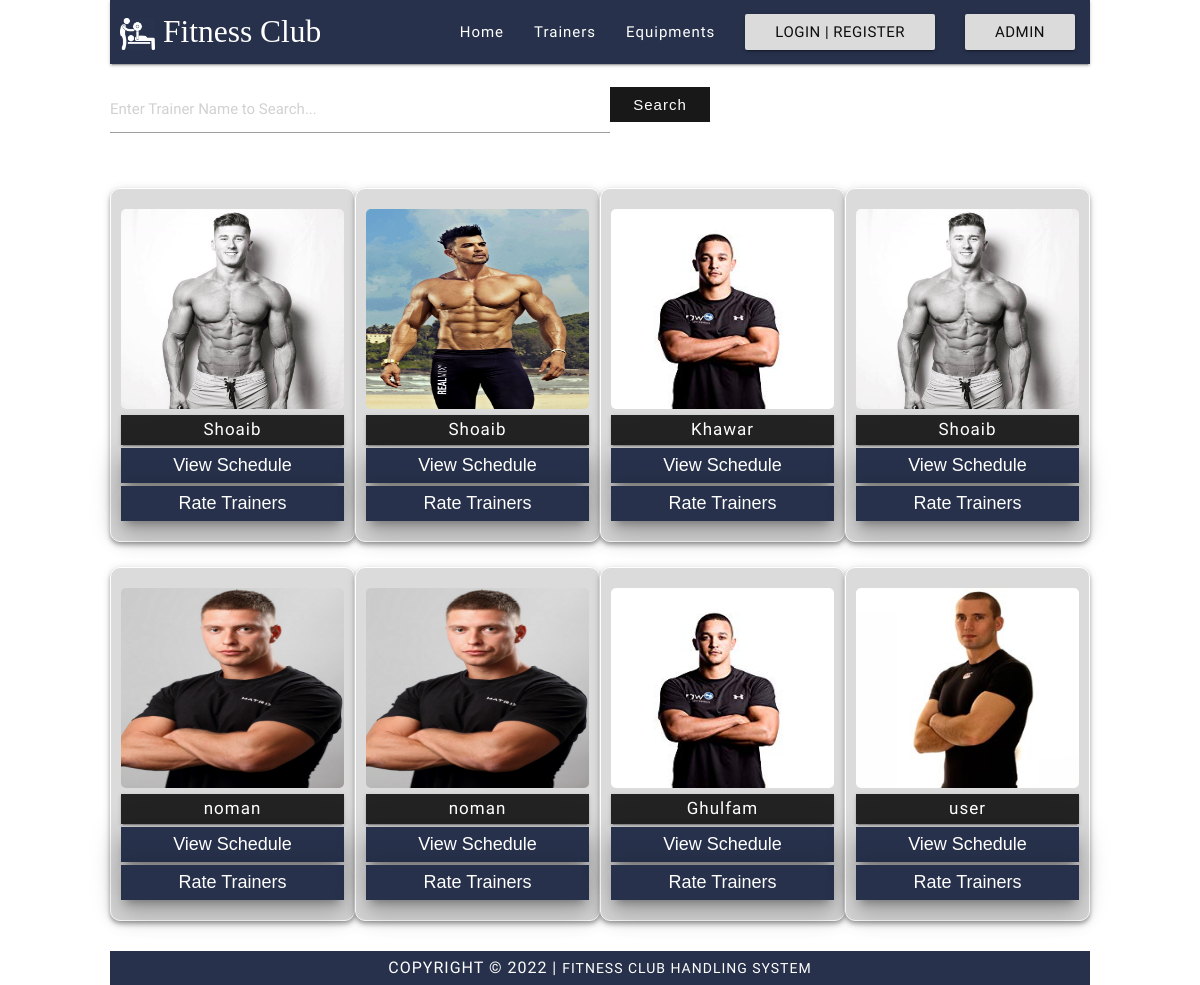
Screenshot of /trainers.php with the database file from the repository.
### tables this page shows
CREATE TABLE `trainers` (
  `trainer_id` int(100) NOT NULL,
  `session_id` int(100) NOT NULL,
  `total_seats` varchar(255) NOT NULL,
  `trainer_image` text NOT NULL,
  `trainer_name` varchar(255) NOT NULL,
  `trainer_details` text NOT NULL,
  `package_name` varchar(50) DEFAULT NULL,
  `training_fee` varchar(20) DEFAULT NULL
);

### trainers.php (the view, shortened to what this page needs)
<?php
include('db/connection.php');
?>
<!DOCTYPE html>
<html lang="en">
<head>
    <link rel="stylesheet" href="css/materialize.min.css">
    <link rel="stylesheet" href="css/style.css">
</head>
<body>
    <div class="wrapper">
        <nav>
            <div class="nav-wrapper">
            <a href="#!" class="brand-logo left"><img src="images/logo.png" alt="Logo" style="width: 35px; position: relative; top: 8px;">  Fitness Club </a>
                <ul class="right">
                    <li><a href="index.php">Home</a></li>
                    <li><a href="trainers.php">Trainers</a></li>
                    <li><a href="equipments.php">Equipments</a></li>
                    <?php
                    if (isset($_SESSION['student_email']))
                    {
                        echo "<li><a href='my_account.php' class='waves-effect waves-light btn'>Profile</a></li>";
                        echo "<li><a href='logout.php' class='waves-effect waves-light btn'>Log Out</a></li>";
                    }
                    else {
                        echo "<li><a href='register.php' class='waves-effect waves-light btn'>Login | Register</a></li>";
                    }
                    echo "<li><a href='adminpanel/index.php' class='waves-effect waves-light btn'>Admin</a></li>";
                    ?>
                </ul>
            </div>
        </nav>
        <br>
        <form method="post" class="customer_account_page">
            <div class="row" style="width: 100%">
            <div class="col-md-4" style="float: left"><span class="pull-right"> <input  type="text" name="txtSearch" id="txtSearch" value="<?php ?>" text class="form-control form-control-lg rounded-0 border-primary" placeholder="Enter Trainer Name to Search..." style="width:500px"/></span></div>
            <input type="submit" class='enroll_btn' name="search" id="search" value="Search" />
            </div>
        </form>
        <div class="row">
        <?php
        $search='';
        $get_pro = "select * from trainers where trainer_name  like '%$search%' ";
        $run_pro = mysqli_query($con, $get_pro);
        while($row_pro = mysqli_fetch_array($run_pro)) {
            $trainer_id = $row_pro['trainer_id'];
            $trainer_name = $row_pro['trainer_name'];
            $trainer_image = $row_pro['trainer_image'];
            echo "
                <div class='col l3 m3 s3 course_grid z-depth-2' style='margin-top: 15px;'>
                    <a href='trainer_details.php?trainer_id=$trainer_id'><img src='adminpanel/trainers/$trainer_image' alt='Table' style='min-height: 200px;'></a>
                    <span class='name z-depth-1'>$trainer_name</span>
                    ";
                    if (isset($_SESSION['student_email']))
                    {
                        echo "<a href='#$trainer_id' class='modal-trigger enroll z-depth-5'>View Schedule</a>";
                        echo "<a href='FeedBack.php?TName=$trainer_name' class='modal-trigger enroll z-depth-5'>Rate Trainers</a>";
                    }
                    else {
                        echo "<a href='register.php' class='modal-trigger enroll z-depth-5'>View Schedule</a>";
                        echo "<a href='register.php' class='modal-trigger enroll z-depth-5'>Rate Trainers</a>";
                    }
             echo "   </div>
            ";
        }
        ?>
        </div>
        <div class="footer">
            copyright &copy; 2022 |
            <a href="adminpanel/index.php" target="_blank" style="font-size: 14px; color: #fff;">Fitness Club Handling System</a>
        </div>
    </div>
</body>
</html>

### css/style.css (style rules this page uses)
* { margin: 0; padding: 0; }
.wrapper { width: 980px; margin: auto; }
nav { background: #27314b !important; }
nav .brand-logo { font-family: 'Cinzel', serif; text-indent: 10px; }
nav a.btn { background: #dbdbdb !important; color: #0d0d0d !important; }
nav ul li a { font-size: 15px !important; letter-spacing: 1px; }
.footer { background: #27314b; text-align: center; color: #fff; font-size: 16px; letter-spacing: 1px; text-transform: uppercase; padding: 5px 0px; }
.course_grid { padding: 20px 10px !important; border-radius: 10px; background: #dbdbdb; box-sizing: border-box; border: 1px solid #fff; margin-bottom: 10px !important; }
.course_grid img { width: 100% !important; height: 135px; border-radius: 5px; }
.course_grid .name { display: block; background: #232323; color: #fff; text-align: center; padding: 2px 0px; font-size: 17px; letter-spacing: 1px; }
.course_grid a.enroll { display: block !important; background: #27314b; color: #fff; font-family: 'Cinzel', sans-serif; font-size: 18px; padding: 4px 0px; margin-top: 3px; text-align: center; }
.customer_account_page [type="submit"] { width: 100%; height: 35px; background: #232323; color: #fff; border: none; font-family: sans-serif; font-size: 15px; letter-spacing: 1px; }

### trainers.php (style rules this page uses)
[type="submit"].enroll_btn { width: 100px; background: #181818; color: #fff; border: none; font-size: 15px; padding: 8px 0; }

### rows the page displays
trainers: trainer_image (picture), trainer_name "Shoaib"
trainers: trainer_image (picture), trainer_name "Shoaib"
trainers: trainer_image (picture), trainer_name "Khawar"
trainers: trainer_image (picture), trainer_name "Shoaib"
trainers: trainer_image (picture), trainer_name "noman"
trainers: trainer_image (picture), trainer_name "noman"
trainers: trainer_image (picture), trainer_name "Ghulfam"
trainers: trainer_image (picture), trainer_name "user"
